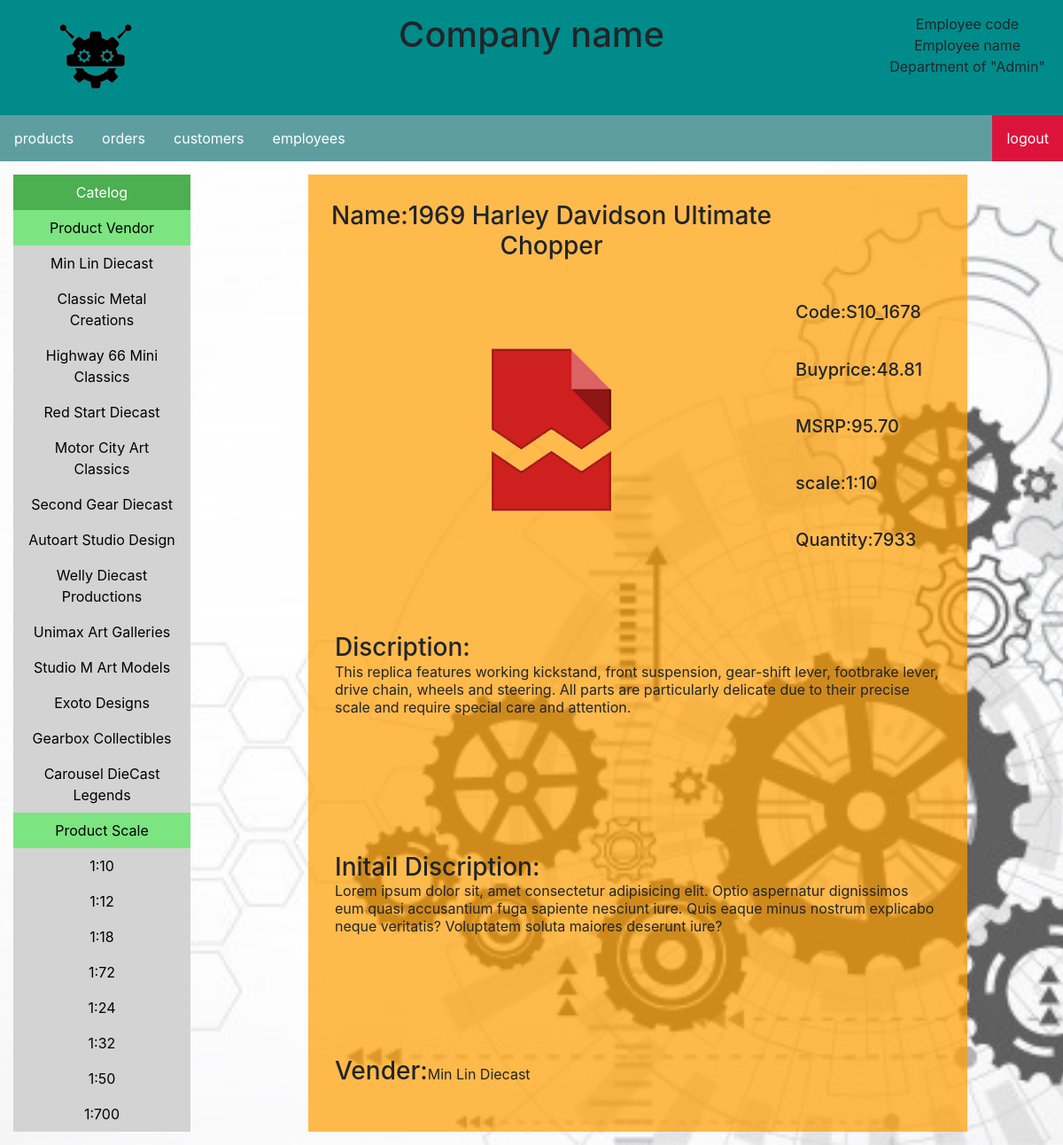
Page /2.php?productCode=S10_1678 on the committed database.
### tables this page shows
CREATE TABLE `products` (
  `productCode` varchar(15) NOT NULL,
  `productName` varchar(70) NOT NULL,
  `productLine` varchar(50) NOT NULL,
  `productScale` varchar(10) NOT NULL,
  `productVendor` varchar(50) NOT NULL,
  `productDescription` text NOT NULL,
  `quantityInStock` smallint(6) NOT NULL,
  `buyPrice` decimal(10,2) NOT NULL,
  `MSRP` decimal(10,2) NOT NULL
);

### 2.php (the view, shortened to what this page needs)
<?php
include "mysql_control.php";
$productCode = $_GET['productCode'];
$tablename = "products";
$result = mysqli_query($con,"SELECT * FROM $tablename WHERE productCode='$productCode'");
$data = mysqli_fetch_row($result);
$product_name = $data[1];
$product_code = $data[0];
$product_buyPrice = $data[7];
$product_MSRP = $data[8];
$product_scale = $data[3];
$product_quantity = $data[6];
$product_description = $data[5];
$product_vendor = $data[4];
?>
<html>
    <head>
        <link rel="stylesheet" href="https://stackpath.bootstrapcdn.com/bootstrap/4.3.1/css/bootstrap.min.css">
        <link rel="stylesheet" type="text/css" href="css/main.css">
    </head>
    <body class="bg-image">
        <div class="row">
            <div class="column-left"><img src="image\logo.png" class="login-logo-image"></div>
            <div class="column-center"><h1>Company name</h1></div>
            <div class="column-right">
                Employee code<br>
                Employee name<br>
                Department of "Admin"
            </div>
        </div>
        <ul class="ul-menu-bar">
            <li class="li-menu-bar"><a href="1.php?category=products">products</a></li>
            <li class="li-menu-bar"><a href="1.php?category=orders">orders</a></li>
            <li class="li-menu-bar"><a href="1.php?category=customers">customers</a></li>
            <li class="li-menu-bar"><a href="1.php?category=employees">employees</a></li>
            <li class="li-menu-bar" style="float:right"><a class="active" href="#about">logout</a></li>
        </ul>
		<div class="row" style="margin:0px">
			<div class="column-left-body">
				<ul class="ul-menu-list">
					<li class="li-menu-list"><a class="main-catelog" href="#home">Catelog</a></li>
					<li class="li-menu-list"><a class="sub-catelog" href="#news">Product Vendor</a></li>
					<?php
						$result = mysqli_query($con,"SELECT DISTINCT productVendor FROM `products`");
						while($data = mysqli_fetch_row($result))
						{
							echo "<li class='li-menu-list'><a href='1.php?category=products&productvendor=$data[0]'>$data[0]</a></li>";
						}
					?>
					<li class="li-menu-list"><a class="sub-catelog" href="#news">Product Scale</a></li>
					<?php
						$result = mysqli_query($con,"SELECT DISTINCT productScale FROM `products`");
						while($data = mysqli_fetch_row($result))
						{
							echo "<li class='li-menu-list'><a href='1.php?category=products&productscale=$data[0]'>$data[0]</a></li>";
						}
					?>
				</ul>
			</div>
			<div class="column-center-body">
				<table class="document">
                <tr>
                    <td align="center" style="padding: 10px"><h3>Name:<?php echo $product_name ?></h3></td>
                </tr>
                <tr>
                    <td align="center" style="padding: 10px" rowspan="5"><img onerror="this.src='./image/default_image.png'" src="./image/product.jpg" ></td>
                    <td><h5>Code:<?php echo $product_code ?></h5></td>
                </tr>
                <tr>
                    <td><h5>Buyprice:<?php echo $product_buyPrice ?></h5></td>
                </tr>
                <tr>
                    <td><h5>MSRP:<?php echo $product_MSRP ?></h5></td>
                </tr>
                <tr>
                    <td><h5>scale:<?php echo $product_scale ?></h5></td>
                </tr>
                <tr>
                    <td><h5>Quantity:<?php echo $product_quantity ?></h5></td>
                </tr>
                <tr>
                    <td colspan="2" style="padding: 30px"><h3>Discription:</h3><p><?php echo $product_description ?></p></td>
                </tr>
                <tr>
                    <td colspan="2" style="padding: 30px"><h3>Initail Discription:</h3><p>Lorem ipsum dolor sit, amet consectetur adipisicing elit.
                        Optio aspernatur dignissimos eum quasi accusantium fuga sapiente nesciunt iure.
                        Quis eaque minus nostrum explicabo neque veritatis? Voluptatem soluta maiores deserunt iure?</p></td>
                </tr>
                <tr>
                    <td colspan="2" style="padding: 30px"><h3>Vender:</h3><?php echo $product_vendor ?></td>
                </tr>
        </table>
			</div>
		</div>
    </body>
</html>

### css/main.css (style rules this page uses)
.bg-image { background-image: url("../image/bg.jpg"); background-repeat: no-repeat; background-position: center; background-size: cover; }
.login-logo-image { width: 100px; height: 100px; }
.ul-menu-bar { list-style-type: none; margin: 0; padding: 0; overflow: hidden; background-color: cadetblue; }
.li-menu-bar { float: left; }
.li-menu-bar a { display: block; color: white; text-align: center; padding: 14px 16px; text-decoration: none; }
.ul-menu-list { list-style-type: none; margin: 0; padding: 0; width: 200px; background-color: lightgray; }
.li-menu-list a { display: block; color: #000; padding: 8px 16px; text-decoration: none; }
.li-menu-list a.main-catelog { background-color: #4CAF50; color: white; }
.li-menu-list a.sub-catelog { background-color: rgb(124, 228, 128); color: black; }
.active { background-color: crimson; }
.column-left { text-align: center; background-color: darkcyan; padding: 15px; float: left; width: 20%; }
.column-center { text-align: center; background-color: darkcyan; padding: 15px; float: left; width: 60%; }
.column-right { text-align: center; background-color: darkcyan; padding: 15px; float: left; width: 20%; }
.column-left-body { text-align: center; padding: 15px; float: center; width: 20%; }
.column-center-body { text-align: center; padding: 15px; float: center; width: 80%; }
.row:after { content: ""; display: table; clear: both; }
.document { background-image: url("../image/bg_table.png"); margin: 0 auto; height: 100%; width: 80%; }
h3 { display: inline; }

### rows in the picture
products: productName "1969 Harley Davidson Ultimate Chopper", productCode "S10_1678", buyPrice "48.81", MSRP "95.70", productScale "1:10", quantityInStock "7933", productDescription "This replica features working kickstand, front suspension, gear-shift lever, footbrake lever, drive chain, wheels and steering. All parts are particularly delicate due to their precise scale and require special care and attention.", productVendor "Min Lin Diecast"

### other values in the picture
$data[0] "Min Lin Diecast"
$data[0] "Classic Metal Creations"
$data[0] "Highway 66 Mini Classics"
$data[0] "Red Start Diecast"
$data[0] "Motor City Art Classics"
$data[0] "Second Gear Diecast"
$data[0] "Autoart Studio Design"
$data[0] "Welly Diecast Productions"
$data[0] "Unimax Art Galleries"
$data[0] "Studio M Art Models"
$data[0] "Exoto Designs"
$data[0] "Gearbox Collectibles"
$data[0] "Carousel DieCast Legends"
$data[0] "1:10"
$data[0] "1:12"
